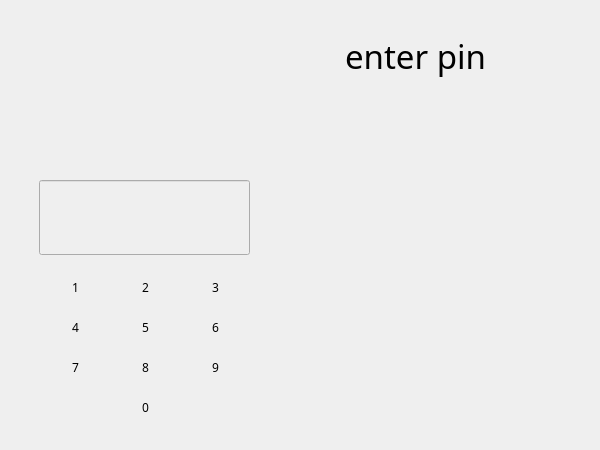
<?xml version="1.0" encoding="UTF-8"?>
<ui version="4.0">
 <class>Pin</class>
 <widget class="QWidget" name="Pin">
  <property name="geometry">
   <rect>
    <x>0</x>
    <y>0</y>
    <width>600</width>
    <height>450</height>
   </rect>
  </property>
  <property name="windowTitle">
   <string>Form</string>
  </property>
  <property name="styleSheet">
   <string notr="true">#Pin{
background-image: url(:/Resources/background.png);
}</string>
  </property>
  <widget class="QPushButton" name="pushButton_2">
   <property name="geometry">
    <rect>
     <x>120</x>
     <y>270</y>
     <width>51</width>
     <height>35</height>
    </rect>
   </property>
   <property name="font">
    <font>
     <family>KenVector Future</family>
    </font>
   </property>
   <property name="styleSheet">
    <string notr="true">#pushButton_2 {
background-image: url(:Resources/padButtonShort.png);
border: none;
}
</string>
   </property>
   <property name="text">
    <string>2</string>
   </property>
  </widget>
  <widget class="QPushButton" name="pushButton_0">
   <property name="geometry">
    <rect>
     <x>120</x>
     <y>390</y>
     <width>51</width>
     <height>35</height>
    </rect>
   </property>
   <property name="font">
    <font>
     <family>KenVector Future</family>
    </font>
   </property>
   <property name="styleSheet">
    <string notr="true">#pushButton_0{
background-image: url(:Resources/padButtonShort.png);
border: none;
}
</string>
   </property>
   <property name="text">
    <string>0</string>
   </property>
  </widget>
  <widget class="QPushButton" name="pushButton_left">
   <property name="geometry">
    <rect>
     <x>50</x>
     <y>390</y>
     <width>51</width>
     <height>35</height>
    </rect>
   </property>
   <property name="font">
    <font>
     <family>KenVector Future</family>
    </font>
   </property>
   <property name="styleSheet">
    <string notr="true">#pushButton_left{
background-image: url(:Resources/padButtonShort.png);
border: none;
}
</string>
   </property>
   <property name="text">
    <string/>
   </property>
  </widget>
  <widget class="QPushButton" name="pushButton_right">
   <property name="geometry">
    <rect>
     <x>190</x>
     <y>390</y>
     <width>51</width>
     <height>35</height>
    </rect>
   </property>
   <property name="font">
    <font>
     <family>KenVector Future</family>
    </font>
   </property>
   <property name="styleSheet">
    <string notr="true">#pushButton_right{
background-image: url(:Resources/padButtonShort.png);
border: none;
}
</string>
   </property>
   <property name="text">
    <string/>
   </property>
  </widget>
  <widget class="QLineEdit" name="lineEdit">
   <property name="enabled">
    <bool>false</bool>
   </property>
   <property name="geometry">
    <rect>
     <x>39</x>
     <y>180</y>
     <width>211</width>
     <height>75</height>
    </rect>
   </property>
   <property name="font">
    <font>
     <pointsize>24</pointsize>
    </font>
   </property>
   <property name="autoFillBackground">
    <bool>false</bool>
   </property>
   <property name="styleSheet">
    <string notr="true">#lineEdit
{
background-image: url(:/Resources/lineIn.png);
}</string>
   </property>
   <property name="text">
    <string/>
   </property>
   <property name="alignment">
    <set>Qt::AlignCenter</set>
   </property>
   <property name="readOnly">
    <bool>true</bool>
   </property>
  </widget>
  <widget class="QPushButton" name="eraseAct">
   <property name="geometry">
    <rect>
     <x>270</x>
     <y>310</y>
     <width>71</width>
     <height>35</height>
    </rect>
   </property>
   <property name="styleSheet">
    <string notr="true">#eraseAct{
background-image: url(:/Resources/eraseAct.png);
border: none;
}</string>
   </property>
   <property name="text">
    <string/>
   </property>
   <property name="iconSize">
    <size>
     <width>71</width>
     <height>35</height>
    </size>
   </property>
  </widget>
  <widget class="QPushButton" name="cancelAct">
   <property name="geometry">
    <rect>
     <x>270</x>
     <y>350</y>
     <width>71</width>
     <height>35</height>
    </rect>
   </property>
   <property name="styleSheet">
    <string notr="true">#cancelAct{
background-image: url(:/Resources/cancelAct.png);
border: none;
}</string>
   </property>
   <property name="text">
    <string/>
   </property>
   <property name="iconSize">
    <size>
     <width>71</width>
     <height>35</height>
    </size>
   </property>
  </widget>
  <widget class="QPushButton" name="pushButton_7">
   <property name="geometry">
    <rect>
     <x>50</x>
     <y>350</y>
     <width>51</width>
     <height>35</height>
    </rect>
   </property>
   <property name="font">
    <font>
     <family>KenVector Future</family>
    </font>
   </property>
   <property name="styleSheet">
    <string notr="true">#pushButton_7{
background-image: url(:Resources/padButtonShort.png);
border: none;
}
</string>
   </property>
   <property name="text">
    <string>7</string>
   </property>
  </widget>
  <widget class="QPushButton" name="pushButton_4">
   <property name="geometry">
    <rect>
     <x>50</x>
     <y>310</y>
     <width>51</width>
     <height>35</height>
    </rect>
   </property>
   <property name="font">
    <font>
     <family>KenVector Future</family>
    </font>
   </property>
   <property name="styleSheet">
    <string notr="true">#pushButton_4 {
background-image: url(:Resources/padButtonShort.png);
border: none;
}
</string>
   </property>
   <property name="text">
    <string>4</string>
   </property>
  </widget>
  <widget class="QPushButton" name="pushButton_1">
   <property name="geometry">
    <rect>
     <x>50</x>
     <y>270</y>
     <width>51</width>
     <height>35</height>
    </rect>
   </property>
   <property name="font">
    <font>
     <family>KenVector Future</family>
    </font>
   </property>
   <property name="styleSheet">
    <string notr="true">#pushButton_1 {
background-image: url(:Resources/padButtonShort.png);
border: none;
}
</string>
   </property>
   <property name="text">
    <string>1</string>
   </property>
  </widget>
  <widget class="QPushButton" name="pushButton_5">
   <property name="geometry">
    <rect>
     <x>120</x>
     <y>310</y>
     <width>51</width>
     <height>35</height>
    </rect>
   </property>
   <property name="font">
    <font>
     <family>KenVector Future</family>
    </font>
   </property>
   <property name="styleSheet">
    <string notr="true">#pushButton_5{
background-image: url(:Resources/padButtonShort.png);
border: none;
}
</string>
   </property>
   <property name="text">
    <string>5</string>
   </property>
  </widget>
  <widget class="QPushButton" name="pushButton_9">
   <property name="geometry">
    <rect>
     <x>190</x>
     <y>350</y>
     <width>51</width>
     <height>35</height>
    </rect>
   </property>
   <property name="font">
    <font>
     <family>KenVector Future</family>
    </font>
   </property>
   <property name="styleSheet">
    <string notr="true">#pushButton_9{
background-image: url(:Resources/padButtonShort.png);
border: none;
}
</string>
   </property>
   <property name="text">
    <string>9</string>
   </property>
  </widget>
  <widget class="QLabel" name="action">
   <property name="geometry">
    <rect>
     <x>280</x>
     <y>30</y>
     <width>271</width>
     <height>51</height>
    </rect>
   </property>
   <property name="font">
    <font>
     <family>KenVector Future</family>
     <pointsize>25</pointsize>
     <underline>false</underline>
     <strikeout>false</strikeout>
    </font>
   </property>
   <property name="styleSheet">
    <string notr="true">#action{
background: none;
text-align:center;
}</string>
   </property>
   <property name="text">
    <string>enter pin</string>
   </property>
   <property name="alignment">
    <set>Qt::AlignCenter</set>
   </property>
  </widget>
  <widget class="QPushButton" name="pushButton_6">
   <property name="geometry">
    <rect>
     <x>190</x>
     <y>310</y>
     <width>51</width>
     <height>35</height>
    </rect>
   </property>
   <property name="font">
    <font>
     <family>KenVector Future</family>
    </font>
   </property>
   <property name="styleSheet">
    <string notr="true">#pushButton_6{
background-image: url(:Resources/padButtonShort.png);
border: none;
}

</string>
   </property>
   <property name="text">
    <string>6</string>
   </property>
  </widget>
  <widget class="QPushButton" name="pushButton_3">
   <property name="geometry">
    <rect>
     <x>190</x>
     <y>270</y>
     <width>51</width>
     <height>35</height>
    </rect>
   </property>
   <property name="font">
    <font>
     <family>KenVector Future</family>
    </font>
   </property>
   <property name="styleSheet">
    <string notr="true">#pushButton_3 {
background-image: url(:Resources/padButtonShort.png);
border: none;
}
</string>
   </property>
   <property name="text">
    <string>3</string>
   </property>
  </widget>
  <widget class="QPushButton" name="okAct">
   <property name="geometry">
    <rect>
     <x>270</x>
     <y>270</y>
     <width>71</width>
     <height>35</height>
    </rect>
   </property>
   <property name="styleSheet">
    <string notr="true">#okAct
{
background-image: url(:/Resources/okAct.png);
border: none;
}</string>
   </property>
   <property name="text">
    <string/>
   </property>
   <property name="iconSize">
    <size>
     <width>71</width>
     <height>35</height>
    </size>
   </property>
  </widget>
  <widget class="QPushButton" name="cancelButt">
   <property name="geometry">
    <rect>
     <x>390</x>
     <y>370</y>
     <width>215</width>
     <height>79</height>
    </rect>
   </property>
   <property name="styleSheet">
    <string notr="true">#cancelButt {
background-image: url(:Resources/cancel.png);
border: none;
}
#cancelButt:pressed
{
   background-image: url(:Resources/cancelP.png);
  border: none;
}</string>
   </property>
   <property name="text">
    <string/>
   </property>
   <property name="iconSize">
    <size>
     <width>219</width>
     <height>79</height>
    </size>
   </property>
  </widget>
  <widget class="QPushButton" name="pushButton_8">
   <property name="geometry">
    <rect>
     <x>120</x>
     <y>350</y>
     <width>51</width>
     <height>35</height>
    </rect>
   </property>
   <property name="font">
    <font>
     <family>KenVector Future</family>
    </font>
   </property>
   <property name="styleSheet">
    <string notr="true">#pushButton_8{
background-image: url(:Resources/padButtonShort.png);
border: none;
}
</string>
   </property>
   <property name="text">
    <string>8</string>
   </property>
  </widget>
  <widget class="QLabel" name="info">
   <property name="geometry">
    <rect>
     <x>40</x>
     <y>150</y>
     <width>211</width>
     <height>21</height>
    </rect>
   </property>
   <property name="font">
    <font>
     <family>KenVector Future</family>
     <pointsize>12</pointsize>
     <underline>false</underline>
     <strikeout>false</strikeout>
    </font>
   </property>
   <property name="text">
    <string/>
   </property>
   <property name="alignment">
    <set>Qt::AlignCenter</set>
   </property>
  </widget>
 </widget>
 <resources/>
 <connections/>
</ui>
